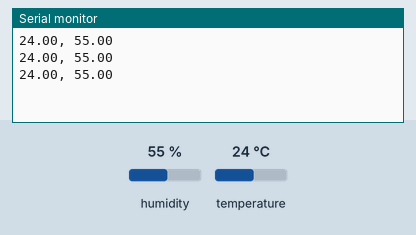
The sketch below on a simulated Arduino Uno, built with avr-gcc and run on an emulated ATmega328P. On the bench: the last lines printed to the serial monitor. The inputs (shaded band) are chosen by the test bench; at power-on: humidity 55 %, temperature 24 °C.

Above: at 3.8 s.
3.9 s: humidity set to 22 %
At 5.4 s:
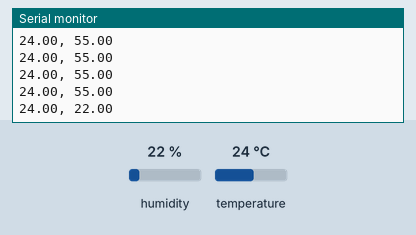
6.7 s: temperature set to 12 °C
At 7.8 s:
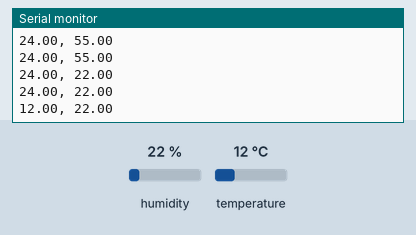
9.5 s: humidity set to 40 %
At 10.8 s:
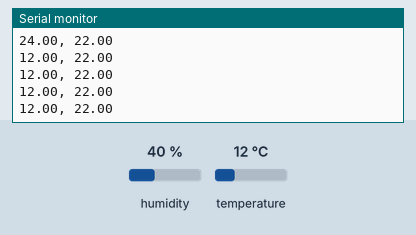
Timing chart, 0 to 12.5 s (numbered marks = the images above; inputs shaded):
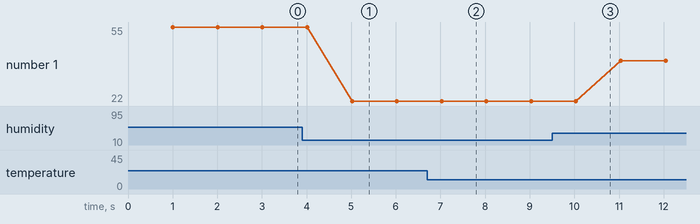

The sketch:

collect_data.ino
```cpp
#include <Adafruit_Sensor.h>
#include <DHT.h>

#define DHTPIN 2    // Define the digital pin connected to the DHT22 sensor
#define DHTTYPE DHT22  // Specify the type of DHT sensor you're using

DHT dht(DHTPIN, DHTTYPE);

void setup() {
    Serial.begin(9600);
    dht.begin();
}

void loop() {
    delay(1000);  // Delay between sensor readings

    float temperature = dht.readTemperature();
    float humidity = dht.readHumidity();

    if (isnan(temperature) || isnan(humidity)) {
      Serial.println("Failed to read from DHT sensor");
    } else {
      Serial.print(temperature);
      Serial.print(", ");
      Serial.println(humidity);
    }
}
```

Measured:
- after the input at 3.9 s, the serial monitor: prints a new line after 1.1 s (image 1)
- after the input at 6.7 s, the serial monitor: prints a new line after 0.33 s (image 2)
- plotted number 1: 55 → 22 after the input at 3.9 s, 22 → 40 after the input at 9.5 s
